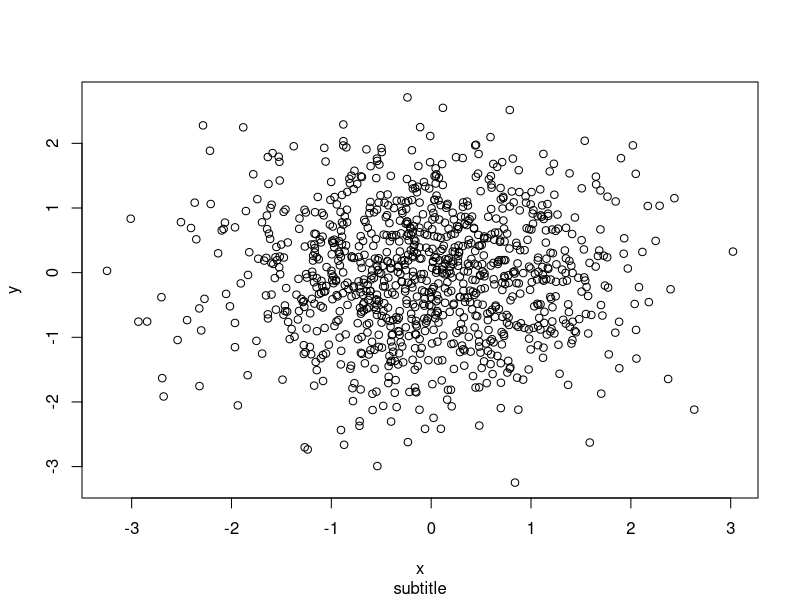

Here is the R script that generated this plot:
## ---- chunk 1
rm(list = ls())
## ---- chunk 2
help(plot)
## ---- chunk 3
x = rnorm(1000)
y = rnorm(1000)
plot(x, y, sub = 'subtitle')
